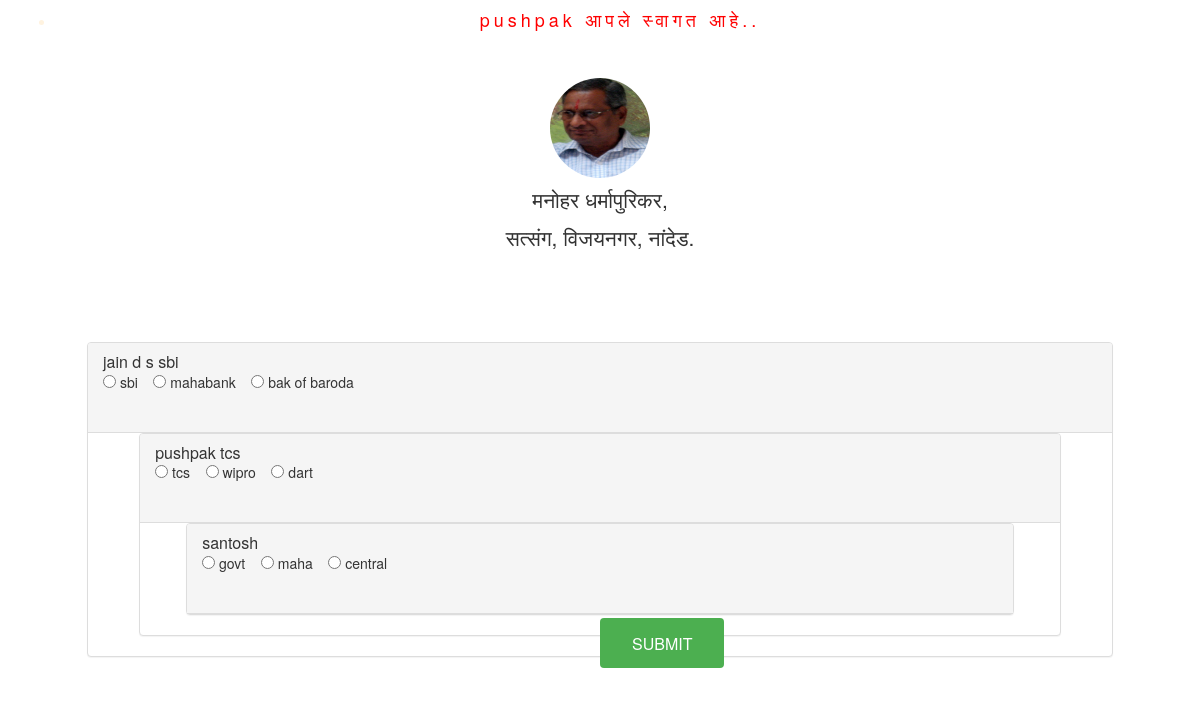
The app's page /PHP/Main_Page_.php (signed in) with its own data.
### tables this page shows
CREATE TABLE `question_ans_table` (
  `question` varchar(2000) DEFAULT NULL,
  `option_a` text,
  `option_b` text,
  `option_c` text,
  `answer` text,
  `id` int(5) NOT NULL,
  `date1` text NOT NULL,
  `start_exam` int(2) NOT NULL
);

### PHP/Main_Page_.php (the view, shortened to what this page needs)
<html>
<head>
  <link rel="stylesheet" href="https://maxcdn.bootstrapcdn.com/bootstrap/3.3.7/css/bootstrap.min.css">
</head>
  <body >
      <div class="container">
      <form action="submit_question.php" method="POST">
<div class="jumbotron text-center" style="background-color: #FFF">
    <div  style="background-color: #FFF;margin-top:30px;">
<img src="../IMAGES/md.jpg" class="img-circle" width="100px;" height="100px;">
<div class="caption">
<h4> <p>मनोहर धर्मापुरिकर, </p>
<p>सत्संग, विजयनगर, नांदेड.</p>  </h4>
</div>
</div>
  </div>
<nav class="navbar navbar-inverse navbar-fixed-top">
  <div class="container-fluid">
   <ul>
   <li ><?php echo '<h4 style="color:red;text-align:center;">'.$_SESSION['username'].' आपले स्वागत आहे..</h4> '; ?>
 </li>
 </ul>
  </div>
</nav>
        <?php
       $i=0;
        $sql=sprintf("select * from `question_ans_table` where `start_exam`='1'");
        $result=mysql_query($sql);
        $count=mysql_num_rows($result);
        if($count>0){
            while($row=mysql_fetch_assoc($result)){
                $i++;
        echo'
          <div class="panel panel-default" style="margin-left:5%;margin-right:5%">
            <div class="panel-heading">
              <h4 class="panel-title">'. $row['question'] .'</h4>
               <input type="radio" name="question'.$i.'" value="'.$row["option_a"].'" id="'.$i.'"> '.$row["option_a"].'
              &nbsp&nbsp  <input type="radio" name="question'.$i.'" value="'.$row["option_b"].'" id="'.$i.'"> '.$row["option_b"].'
              &nbsp&nbsp   <input type="radio" name="question'.$i.'" value="'.$row["option_c"].'" id="'.$i.'"> '.$row["option_c"].'
              &nbsp&nbsp
            <div class="panel-body">
            </div>
          </div>
        ';
            }
			echo' <input type="submit" class="btn1 btn navbar-brand "  value="SUBMIT" name="btn_submit" style="margin-left:50%;"></input>';
             }
        else{
            echo '<div class="alert alert-warning" style="text-align:center;">
            Sorry no questions found
            </div>
            ';
        }
        ?>
</form>
</div>
  </body>
  </html>

### PHP/Main_Page_.php (style rules this page uses)
.navbar { margin-bottom: 0; background-color: #FFF; z-index: 9999; border: 0; font-size: 12px !important; line-height: 1.42857143 !important; letter-spacing: 4px; border-radius: 0; }
.navbar li a, .navbar { color: #FFF3E0 !important; }
.btn1 { background-color: #4CAF50; border: none; color: white; padding: 16px 32px; text-align: center; text-decoration: none; display: inline-block; font-size: 16px; margin: 4px 2px; -webkit-transition-duration: 0.4s; transition-duration: 0.4s; cursor: pointer; }
.btn1 { color: #fff !important; }

### records on screen
question_ans_table: question "jain d s sbi", option_a "sbi", option_b "mahabank", option_c "bak of baroda"
question_ans_table: question "pushpak tcs", option_a "tcs", option_b "wipro", option_c "dart"
question_ans_table: question "santosh", option_a "govt", option_b "maha", option_c "central"

### other values on screen
$_SESSION['username'] "pushpak"
